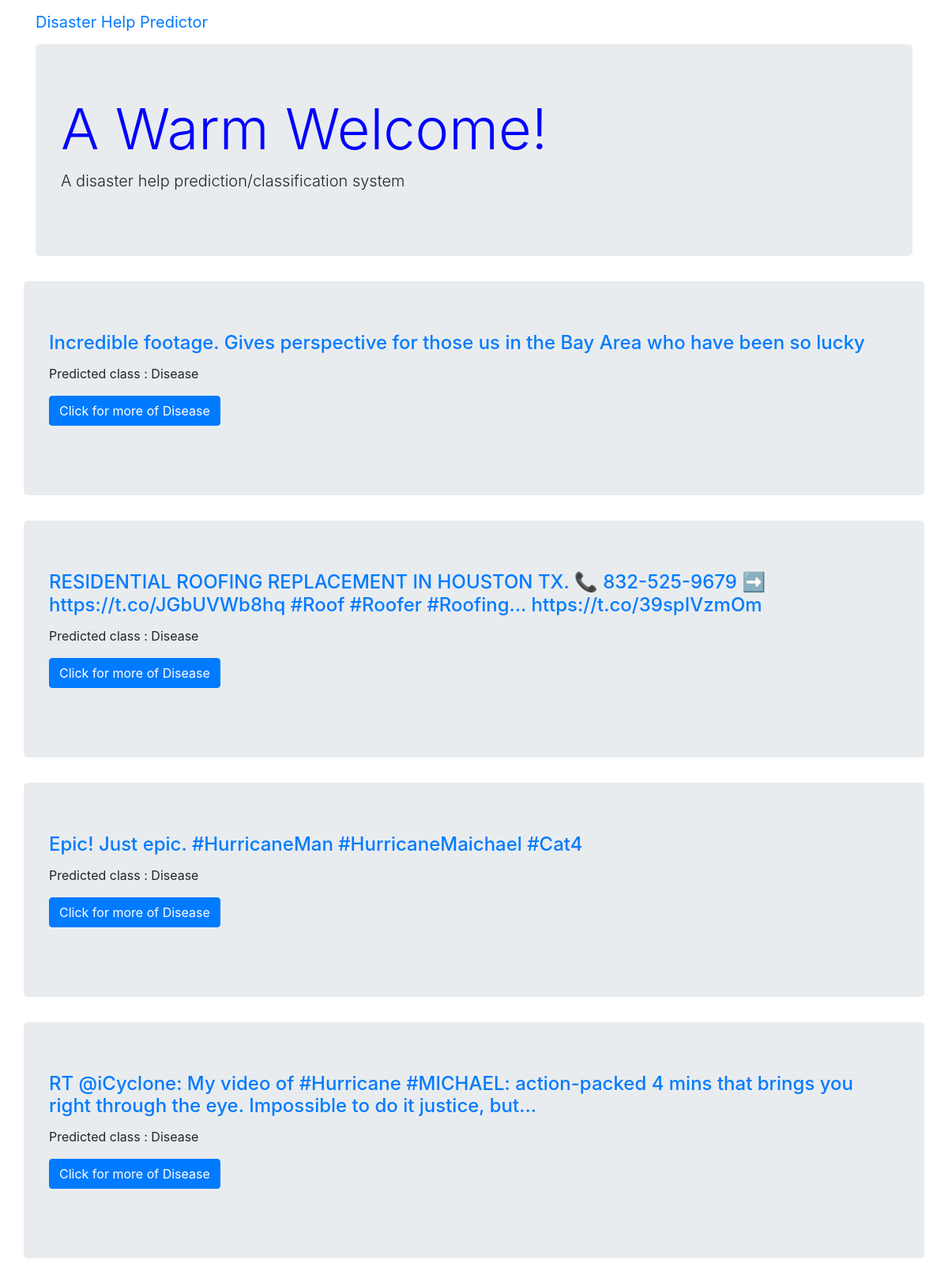
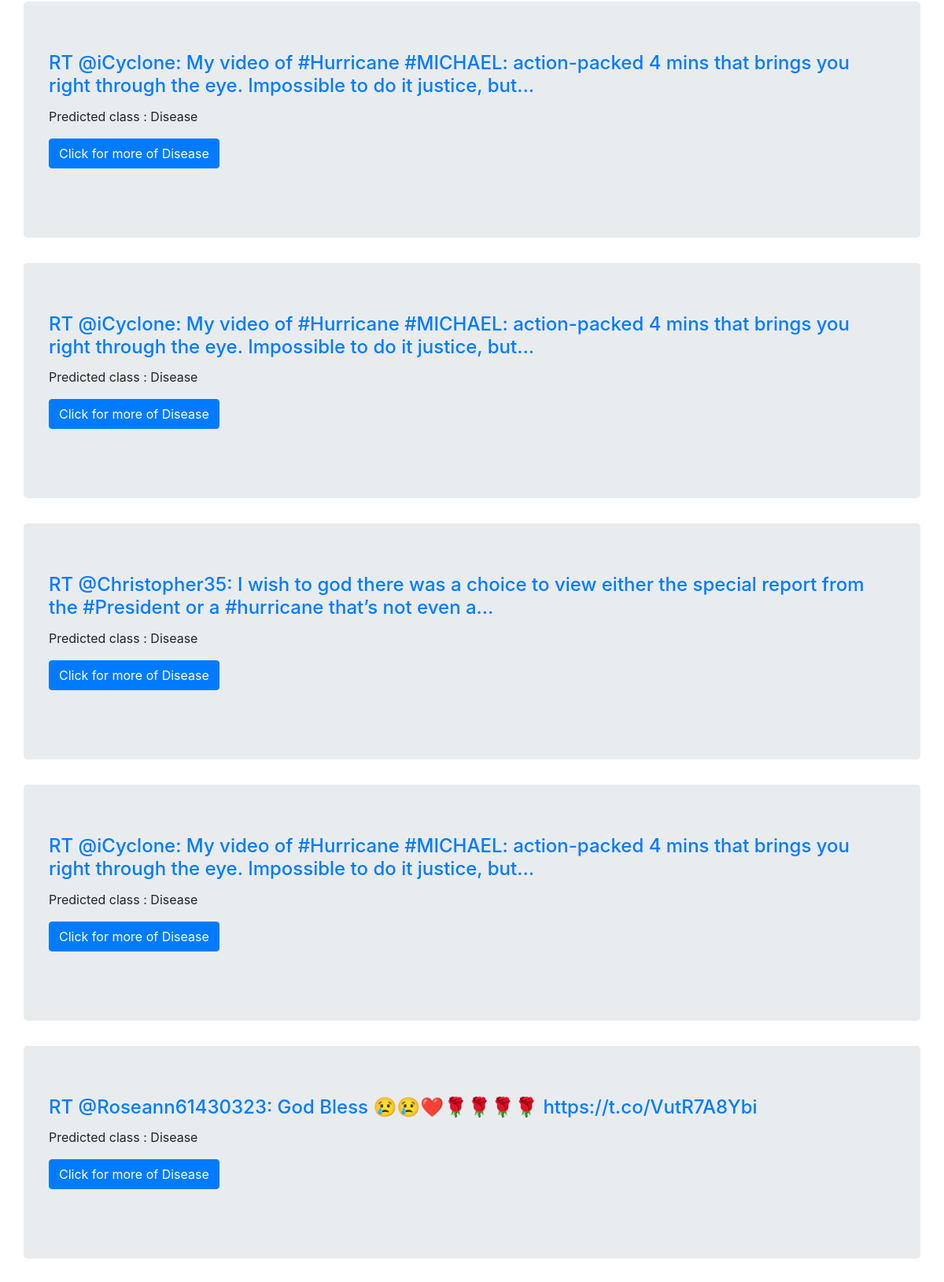
Screenshot of /blog/ (upper part) with the database file from the repository (2 pictures, top to bottom).
### blog/models/post.py (models this page shows, shortened)
class Post(models.Model):
    body = models.TextField()
    pub_date = models.DateTimeField('date published', auto_now_add=True)
    clss = models.IntegerField()
    location = models.TextField()

### blog/views/home.py (the view)
# urls.py: path('', home, name='home'),
def home(request, username=None):
    post_list = Post.objects.all().order_by('-pub_date')
    return render(request, 'blog/home.html', {'posts': post_list,'classes':classes})

### blog/views/post_cls.py (called while the page is built)
@register.filter
def get_item(dictionary, key):
    return dictionary.get(key)

### blog/templates/blog/home.html
{% extends "blog/base.html" %}
{% block content %}
    <div class="container">
        <header class="jumbotron my-8">
        <h1 class="display-3">A Warm Welcome!</h1>
        <p class="lead">A disaster help prediction/classification system</p>
        </header>
        <div class="row">
        <div class="col-xs-12">
          {% for post in posts %}
          <div class="jumbotron my-32">
            <h4 class="card-title"><a href="{% url 'blog:post' post.pk %}">{{ post.body }}</a></h4>
              <p class="card-text">Predicted class : {{classes|get_item:post.clss}}</p>
              <a href="{% url 'blog:post_clas' post.clss %}" class="btn btn-primary">Click for more of {{classes|get_item:post.clss}}</a><br/><br/>
              </div>
            {% endfor %}
            </div>
          </div>
    </div>
{% endblock content %}

### blog/static/blog/main.css (style rules this page uses)
h1 { color: #0000FF; }
a { transition: all .2s; }
.row { display: -ms-flexbox; display: flex; -ms-flex-wrap: wrap; flex-wrap: wrap; margin-right: -15px; margin-left: -15px; }

### rows the page displays
Post: body "Incredible footage. Gives perspective for those us in the Bay Area who have been so lucky", clss "Disease"
Post: body "RESIDENTIAL ROOFING REPLACEMENT IN HOUSTON TX. 📞 832-525-9679 ➡️ https://t.co/JGbUVWb8hq #Roof #Roofer #Roofing… https://t.co/39spIVzmOm", clss "Disease"
Post: body "Epic! Just epic. #HurricaneMan #HurricaneMaichael #Cat4", clss "Disease"
Post: body "RT @iCyclone: My video of #Hurricane #MICHAEL: action-packed 4 mins that brings you right through the eye. Impossible to do it justice, but…", clss "Disease"
Post: body "RT @iCyclone: My video of #Hurricane #MICHAEL: action-packed 4 mins that brings you right through the eye. Impossible to do it justice, but…", clss "Disease"
Post: body "RT @iCyclone: My video of #Hurricane #MICHAEL: action-packed 4 mins that brings you right through the eye. Impossible to do it justice, but…", clss "Disease"
Post: body "RT @Christopher35: I wish to god there was a choice to view either the special report from the #President or a #hurricane that’s not even a…", clss "Disease"
Post: body "RT @iCyclone: My video of #Hurricane #MICHAEL: action-packed 4 mins that brings you right through the eye. Impossible to do it justice, but…", clss "Disease"
Post: body "RT @Roseann61430323: God Bless 😢😢❤️🌹🌹🌹🌹 https://t.co/VutR7A8Ybi", clss "Disease"
